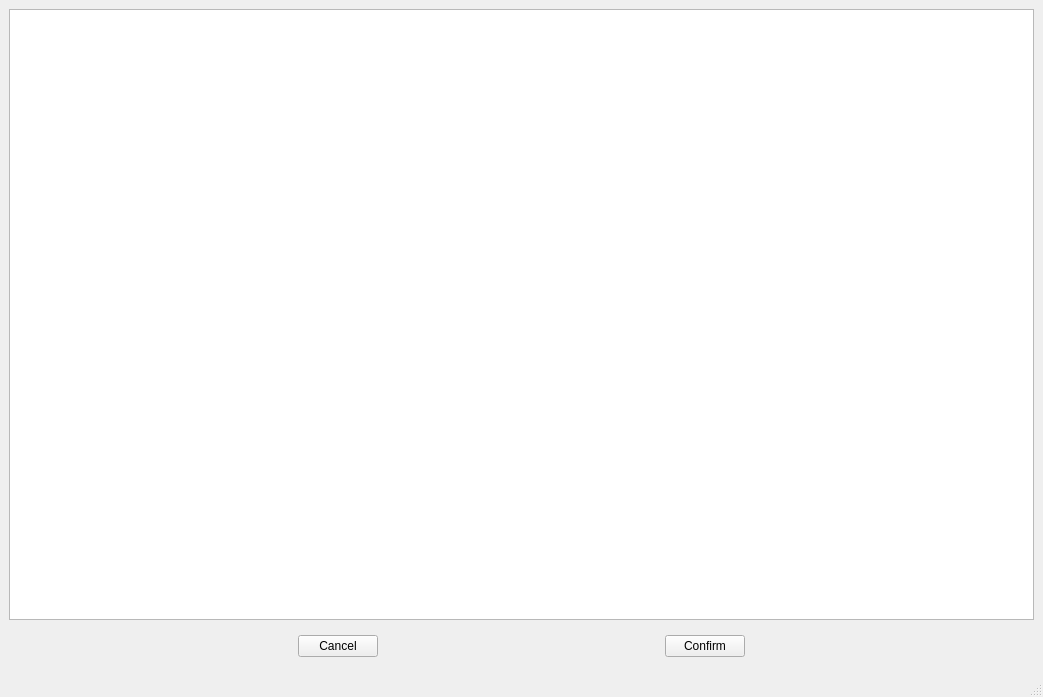
<?xml version="1.0" encoding="UTF-8"?>
<ui version="4.0">
 <class>MainWindow</class>
 <widget class="QMainWindow" name="MainWindow">
  <property name="geometry">
   <rect>
    <x>0</x>
    <y>0</y>
    <width>1043</width>
    <height>697</height>
   </rect>
  </property>
  <property name="windowTitle">
   <string>MainWindow</string>
  </property>
  <widget class="QWidget" name="centralwidget">
   <layout class="QVBoxLayout" name="verticalLayout">
    <item>
     <widget class="QTextEdit" name="textEdit"/>
    </item>
    <item>
     <widget class="QWidget" name="widget" native="true">
      <layout class="QHBoxLayout" name="horizontalLayout">
       <item>
        <spacer name="horizontalSpacer_2">
         <property name="orientation">
          <enum>Qt::Horizontal</enum>
         </property>
         <property name="sizeHint" stdset="0">
          <size>
           <width>40</width>
           <height>20</height>
          </size>
         </property>
        </spacer>
       </item>
       <item>
        <widget class="QPushButton" name="pushButton">
         <property name="text">
          <string>Cancel</string>
         </property>
        </widget>
       </item>
       <item>
        <spacer name="horizontalSpacer">
         <property name="orientation">
          <enum>Qt::Horizontal</enum>
         </property>
         <property name="sizeHint" stdset="0">
          <size>
           <width>40</width>
           <height>20</height>
          </size>
         </property>
        </spacer>
       </item>
       <item>
        <widget class="QPushButton" name="pushButton_2">
         <property name="text">
          <string>Confirm</string>
         </property>
        </widget>
       </item>
       <item>
        <spacer name="horizontalSpacer_3">
         <property name="orientation">
          <enum>Qt::Horizontal</enum>
         </property>
         <property name="sizeHint" stdset="0">
          <size>
           <width>40</width>
           <height>20</height>
          </size>
         </property>
        </spacer>
       </item>
      </layout>
     </widget>
    </item>
   </layout>
  </widget>
  <widget class="QMenuBar" name="menubar">
   <property name="geometry">
    <rect>
     <x>0</x>
     <y>0</y>
     <width>1043</width>
     <height>29</height>
    </rect>
   </property>
  </widget>
  <widget class="QStatusBar" name="statusbar"/>
 </widget>
 <resources/>
 <connections/>
</ui>
